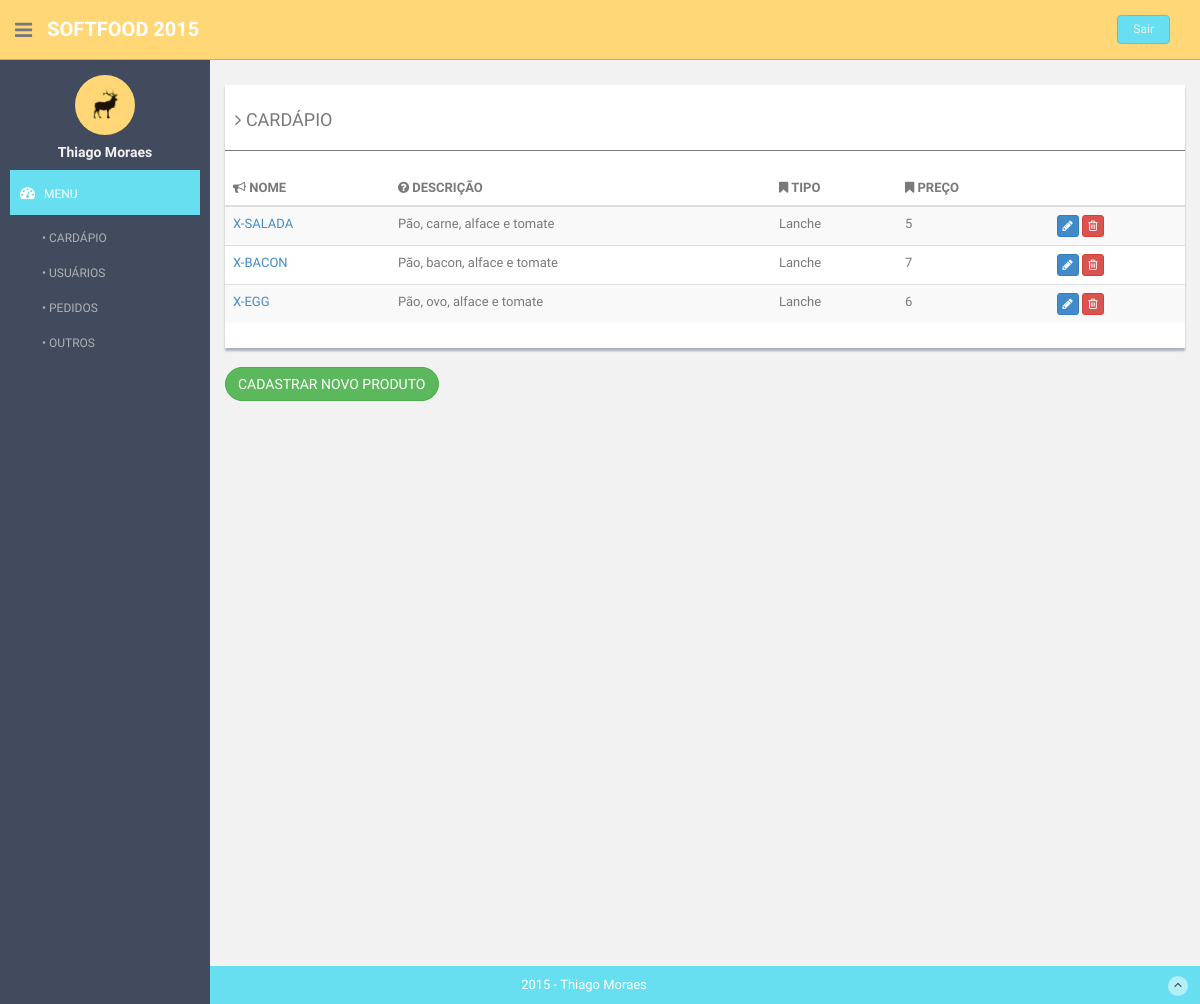
The app's page /admin/cardapioAdm.php with its own data.
### tables this page shows
CREATE TABLE produto (
  id INTEGER UNSIGNED NOT NULL AUTO_INCREMENT,
  tipoproduto_id INTEGER UNSIGNED NOT NULL,
  nome VARCHAR(255) NULL,
  descricao VARCHAR(255) NULL,
  preco DECIMAL NULL,
  PRIMARY KEY(id),
  INDEX produto_FKIndex1(tipoproduto_id),
  FOREIGN KEY(tipoproduto_id)
    REFERENCES tipoproduto(id)
      ON DELETE NO ACTION
      ON UPDATE NO ACTION
);

CREATE TABLE tipoproduto (
  id INTEGER UNSIGNED NOT NULL AUTO_INCREMENT,
  tipo VARCHAR(255) NULL,
  PRIMARY KEY(id)
);

### admin/cardapioAdm.php (the view, shortened to what this page needs)
<!DOCTYPE html>
<html lang="en">
  <head>
    <link href="assets/css/bootstrap.css" rel="stylesheet">
    <link href="assets/font-awesome/css/font-awesome.css" rel="stylesheet" />
    <link rel="stylesheet" type="text/css" href="assets/css/zabuto_calendar.css">
    <link rel="stylesheet" type="text/css" href="assets/js/gritter/css/jquery.gritter.css" />
    <link rel="stylesheet" type="text/css" href="assets/lineicons/style.css">
    <link href="assets/css/style.css" rel="stylesheet">
    <link href="assets/css/style-responsive.css" rel="stylesheet">
  </head>
  <body>
  <section id="container" >
      <header class="header black-bg">
              <div class="sidebar-toggle-box">
                  <div class="fa fa-bars tooltips" data-placement="right" data-original-title="Toggle Navigation"></div>
              </div>
            <a href="index.html" class="logo"><b>SOFTFOOD 2015</b></a>
            <div class="top-menu">
            	<ul class="nav pull-right top-menu">
                    <li><a class="logout" href="login.php">Sair</a></li>
            	</ul>
            </div>
        </header>
      <aside>
          <div id="sidebar"  class="nav-collapse ">
              <ul class="sidebar-menu" id="nav-accordion">
              	  <p class="centered"><a href="admin.php"><img src="assets/img/ui-sam.jpg" class="img-circle" width="60"></a></p>
              	  <h5 class="centered">Thiago Moraes</h5>
                  <li class="sub-menu">
                      <a class="active" href="admin.html">
                          <i class="fa fa-dashboard"></i>
                          <span>MENU</span>
                      </a>
					  <ul class="sub">
                          <li><a  href="cardapioAdm.php">• CARDÁPIO</a></li>
						  <li><a  href="usuarioAdm.php">• USUÁRIOS</a></li>
						  <li><a  href="pedidosAdm.php">• PEDIDOS</a></li>
						  <li><a  href="pmanutencao.html">• OUTROS</a></li>
                      </ul>
                  </li>
              </ul>
          </div>
      </aside>
            <section id="main-content">
                <section class="wrapper site-min-height">
                	<div class="row mt">
                		<div class="col-lg-12">
                		<div class="content-panel">
                          <table class="table table-striped table-advance table-hover">
	                  	  	  <h4><i class="fa fa-angle-right"></i> CARDÁPIO
	                  	  	  </h4>
	                  	  	  <hr>
                              <thead>
                              <tr>
								  <th><i class="fa fa-bullhorn"></i> NOME</th>
                                  <th class="hidden-phone"><i class="fa fa-question-circle"></i> DESCRIÇÃO</th>
								  <th><i class="fa fa-bookmark"></i> TIPO</th>
                                  <th><i class="fa fa-bookmark"></i> PREÇO</th>
                                  <th></th>
                              </tr>
                              </thead>
                              <tbody>
                              <?php
							  include "../php/conexao.php";
                              $query = "select p.id, p.tipoproduto_id, p.nome, p.descricao, p.preco, t.tipo, p.imagem from produto as p
										inner join tipoproduto as t on (p.tipoproduto_id = t.id)";
                              $result = mysqli_query($link, $query);
                              while($row = mysqli_fetch_assoc($result))
                              {
                              	$id = $row["id"];
                              	$nome = "'".$row["nome"]."'";
                              	$descricao = "'".$row["descricao"]."'";
                              	$preco = "'".$row["preco"]."'";
								$tipoproduto_id = $row["tipoproduto_id"];
								$imagem = "'".$row["imagem"]."'";
                              	echo '
                              	<tr>
                              	    <td><a href="javascript:abrirImagem('.$imagem.');">'.$row["nome"].'</a></td>
                              	    <td>'.$row["descricao"].'</td>
									<td>'.$row["tipo"].'</td>
                              	    <td>'.$row["preco"].'</td>
                              	    <td>
                              	        <button class="btn btn-primary btn-xs" onclick="alterarProduto('.$id.','.$nome.','.$descricao.','.$preco.','.$tipoproduto_id.')"><i class="fa fa-pencil"></i></button>
                              	        <button class="btn btn-danger btn-xs" onclick="removerProduto('.$row["id"].')"><i class="fa fa-trash-o "></i></button>
                              	    </td>
                              	</tr>
                              	';
                              }
                              ?>
                              </tbody>
                          </table>
                      </div>
                		<a data-toggle="modal" href="login.html#myModal">
                			<button type="button" class="btn btn-round btn-success" id="btCadastrarProduto">
                				CADASTRAR NOVO PRODUTO
                			</button>
                		</a>
                	</div>
                </div>
      		</section><! --/wrapper -->
            </section>
            <footer class="site-footer">
                <div class="text-center">
                    2015 - Thiago Moraes
                    <a href="cardapioAdm.php#" class="go-top">
                        <i class="fa fa-angle-up"></i>
                    </a>
                </div>
            </footer>
        </section>
        </body>
      </html>

### admin/assets/css/style.css (style rules this page uses)
body { color: #797979; background: #f2f2f2; font-family: 'Ruda', sans-serif; padding: 0px !important; margin: 0px !important; font-size:13px; }
ul li { list-style: none; }
a, a:hover, a:focus { text-decoration: none; outline: none; }
#container { width: 100%; height: 100%; }
.btn-round { border-radius: 20px; -webkit-border-radius: 20px; }
hr { margin-top: 20px; margin-bottom: 20px; border: 0; border-top: 1px solid #797979; }
.centered { text-align: center; }
.mt { margin-top: 25px; }
ul.top-menu > li > .logout { color: #f2f2f2; font-size: 12px; border-radius: 4px; -webkit-border-radius: 4px; border: 1px solid #64c3c2 !important; padding: 5px 15px; margin-right: 15px; background: #68dff0; margin-top: 15px; }
#sidebar { width: 210px; height: 100%; position: fixed; background: #424a5d; }
#sidebar h5 { color: #f2f2f2; font-weight: 700; }
#sidebar ul li { position: relative; }
#sidebar .sub-menu > .sub li { padding-left: 32px; }
#sidebar .sub-menu > .sub li:last-child { padding-bottom: 10px; }
ul.sidebar-menu , ul.sidebar-menu li ul.sub { margin: -2px 0 0; padding: 0; }
ul.sidebar-menu { margin-top: 75px; }
#sidebar > ul > li > ul.sub { display: none; }
#sidebar > ul > li.active > ul.sub, #sidebar > ul > li > ul.sub > li > a { display: block; }
ul.sidebar-menu li ul.sub li { background: #424a5d; margin-bottom: 0; margin-left: 0; margin-right: 0; }
ul.sidebar-menu li ul.sub li:last-child { border-radius: 0 0 4px 4px; -webkit-border-radius: 0 0 4px 4px; }
ul.sidebar-menu li ul.sub li a { font-size: 12px; padding: 6px 0; line-height: 35px; height: 35px; -webkit-transition: all 0.3s ease; -moz-transition: all 0.3s ease; -o-transition: all 0.3s ease; -ms-transition: all 0.3s ease; transition: all 0.3s ease; color: #aeb2b7; }
ul.sidebar-menu li { margin-bottom: 5px; margin-left:10px; margin-right:10px; }
ul.sidebar-menu li.sub-menu { line-height: 15px; }
ul.sidebar-menu li a span { display: inline-block; }
ul.sidebar-menu li a { color: #aeb2b7; text-decoration: none; display: block; padding: 15px 0 15px 10px; font-size: 12px; outline: none; -webkit-transition: all 0.3s ease; -moz-transition: all 0.3s ease; -o-transition: all 0.3s ease; -ms-transition: all 0.3s ease; transition: all 0.3s ease; }
ul.sidebar-menu li a.active, ul.sidebar-menu li a:hover, ul.sidebar-menu li a:focus { background: #68dff0; color: #fff; display: block; -webkit-transition: all 0.3s ease; -moz-transition: all 0.3s ease; -o-transition: all 0.3s ease; -ms-transition: all 0.3s ease; transition: all 0.3s ease; }
ul.sidebar-menu li a i { font-size: 15px; padding-right: 6px; }
ul.sidebar-menu li a.active i { color: #fff; }
#main-content { margin-left: 210px; }
.header, .footer { min-height: 60px; padding: 0 15px; }
.header { position: fixed; left: 0; right: 0; z-index: 1002; }
.black-bg { background: #ffd777; border-bottom: 1px solid #c9aa5f; }
.wrapper { display: inline-block; margin-top: 60px; padding-left: 15px; padding-right: 15px; padding-bottom: 15px; padding-top: 0px; width: 100%; }
a.logo { font-size: 20px; color: #ffffff; float: left; margin-top: 15px; text-transform: uppercase; }
a.logo b { font-weight: 900; }
#top_menu .nav > li, ul.top-menu > li { float: left; }
ul.top-menu > li > a { color: #666666; font-size: 16px; border-radius: 4px; -webkit-border-radius: 4px; border:1px solid #666666 !important; padding: 2px 6px; margin-right: 15px; }
.sidebar-toggle-box { float: left; padding-right: 15px; margin-top: 20px; }
.sidebar-toggle-box .fa-bars { cursor: pointer; display: inline-block; font-size: 20px; }
.content-panel { background: #ffffff; box-shadow: 0px 3px 2px #aab2bd; padding-top: 15px; padding-bottom: 5px; }
.content-panel h4 { margin-left: 10px; }
.site-footer { background: #68dff0; color: #fff; padding: 10px 0; }
.go-top { margin-right: 1%; float: right; background: rgba(255,255,255,.5); width: 20px; height: 20px; border-radius: 50%; -webkit-border-radius: 50%; }
.go-top i { color: #2A3542; }
.site-min-height { min-height: 900px; }

### records on screen
produto: nome "X-SALADA", descricao "Pão, carne, alface e tomate", tipoproduto.tipo "Lanche", preco "5"
produto: nome "X-BACON", descricao "Pão, bacon, alface e tomate", tipoproduto.tipo "Lanche", preco "7"
produto: nome "X-EGG", descricao "Pão, ovo, alface e tomate", tipoproduto.tipo "Lanche", preco "6"
